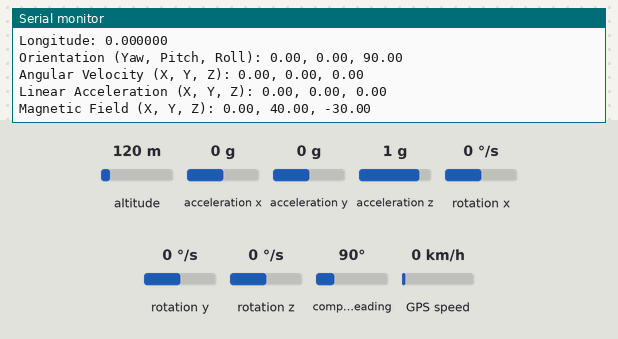
The sketch below on a simulated Arduino Mega 2560, built for the host (arithmetic inside an expression is 32-bit, double 64-bit). On the bench: the last lines printed to the serial monitor. The test bench sets the inputs (shaded band); at power-on: compass heading 90°, acceleration x 0 g, acceleration y 0 g, acceleration z 1 g, altitude 120 m, rotation x 0 °/s, rotation y 0 °/s, rotation z 0 °/s, GPS speed 0 km/h. The GPS gets a fix after 3 s at 37.7749, -122.4194 with 8 satellites.

Above: at 2.2 s.
2.3 s: compass heading set to 7°
At 2.37 s:
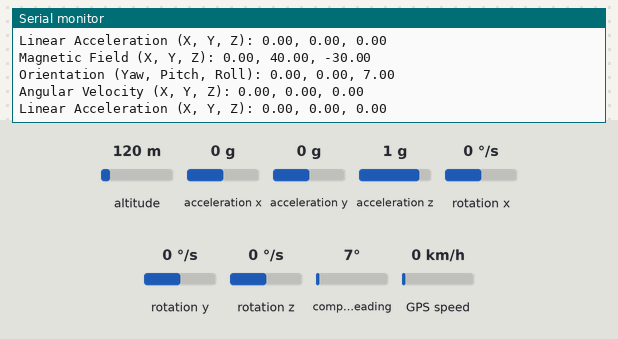
6.6 s: acceleration x set to -1.4 g
At 6.78 s:
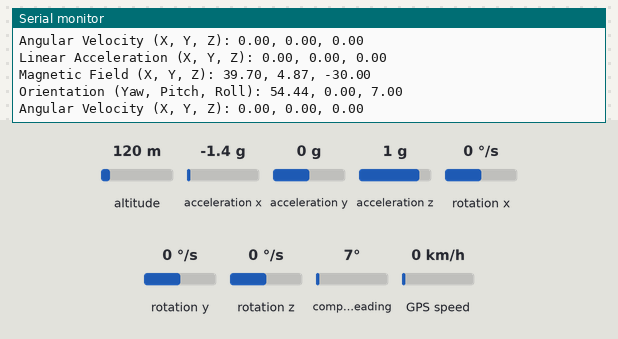
10.9 s: acceleration x set to 0 g
At 11.31 s:
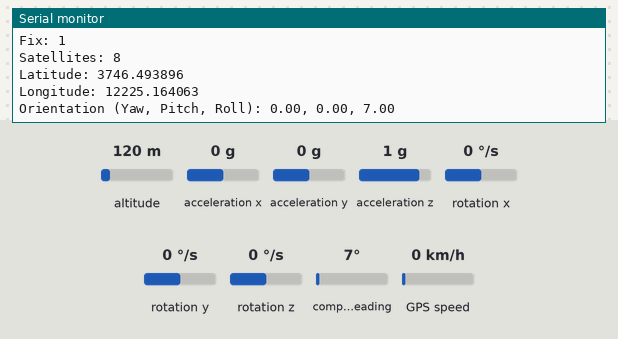
15.2 s: acceleration y set to -1.4 g
At 15.38 s:
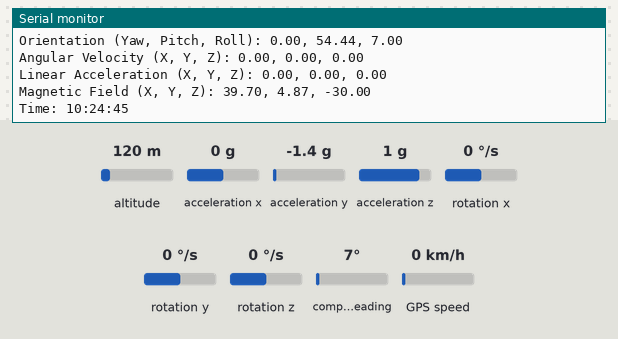
16.7 s: acceleration z set to -1.4 g
At 17.42 s:
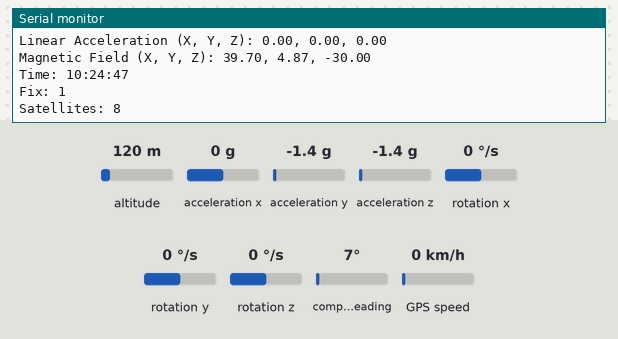
Timing chart, 0 to 19.2 s (numbered marks = the images above; inputs shaded):
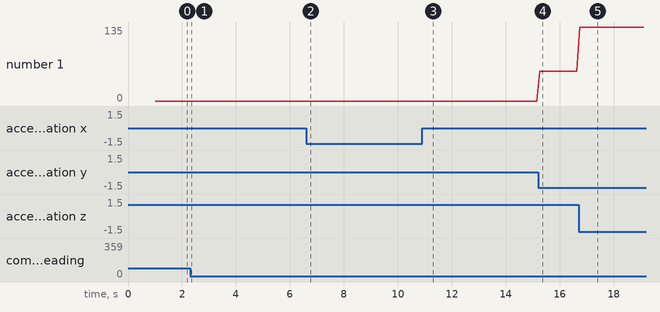

The sketch:

BeginIntegration.ino
```cpp
#include <Wire.h>
#include <Adafruit_Sensor.h>
#include <Adafruit_BNO055.h>
#include <utility/imumaths.h>
#include <Adafruit_GPS.h>

#define GPSSerial Serial1
Adafruit_GPS GPS(&GPSSerial);
Adafruit_BNO055 bno = Adafruit_BNO055(55, 0x28, &Wire1);

void setup(void)
{
  Serial.begin(115200);

  while (!Serial) delay(10);  // wait for serial port to open!
  if(!bno.begin())
  {
    /* There was a problem detecting the BNO055 ... check your connections */
    Serial.print("Ooops, no BNO055 detected ... Check your wiring or I2C ADDR!");
    while(1);
  }
  GPSSerial.begin(9600);
  delay(1000);

  bno.setExtCrystalUse(true);
}


void loop(void){
//IMU______________________________________________________________________
  // Orientation (Euler angles)
  sensors_event_t event;
  bno.getEvent(&event);
  Serial.print("Orientation (Yaw, Pitch, Roll): ");
  Serial.print(-event.orientation.y); Serial.print(", ");
  Serial.print(event.orientation.z); Serial.print(", ");
  Serial.println(event.orientation.x);

  // Angular velocity (rad/s)
  imu::Vector<3> gyro = bno.getVector(Adafruit_BNO055::VECTOR_GYROSCOPE);
  Serial.print("Angular Velocity (X, Y, Z): ");
  Serial.print(gyro.x()); Serial.print(", ");
  Serial.print(gyro.y()); Serial.print(", ");
  Serial.println(gyro.z());

  // Linear acceleration (m/s^2)
  imu::Vector<3> accel = bno.getVector(Adafruit_BNO055::VECTOR_LINEARACCEL);
  Serial.print("Linear Acceleration (X, Y, Z): ");
  Serial.print(accel.x()); Serial.print(", ");
  Serial.print(accel.y()); Serial.print(", ");
  Serial.println(accel.z());

  // Magnetic field (µT)
  imu::Vector<3> mag = bno.getVector(Adafruit_BNO055::VECTOR_MAGNETOMETER);
  Serial.print("Magnetic Field (X, Y, Z): ");
  Serial.print(mag.x()); Serial.print(", ");
  Serial.print(mag.y()); Serial.print(", ");
  Serial.println(mag.z());

  delay(100); // Slight delay for readability
//GPS ___________________________________________________________________________________

   GPS.read();
if (GPS.newNMEAreceived()) {
  if (GPS.parse(GPS.lastNMEA())) {
    // Only runs when a full sentence is parsed
    Serial.print("Time: ");
    Serial.print(GPS.hour); Serial.print(":");
    Serial.print(GPS.minute); Serial.print(":");
    Serial.println(GPS.seconds);

    Serial.print("Fix: "); Serial.println((int)GPS.fix);
    Serial.print("Satellites: "); Serial.println((int)GPS.satellites);
    Serial.print("Latitude: "); Serial.println(GPS.latitude, 6);
    Serial.print("Longitude: "); Serial.println(GPS.longitude, 6);
  }
}


    /*while (Serial.available()) {
    char c = Serial.read();
    GPSSerial.write(c);
  }
  while (GPSSerial.available()) {
    char c = GPSSerial.read();
    Serial.write(c);
  }
    Serial.println(); // Blank line between samples*/

}
```

Measured:
- after the input at 2.3 s, the serial monitor: prints a new line after 0.06 s (image 1)
- after the input at 6.6 s, the serial monitor: prints a new line after 0.06 s (image 2)
- after the input at 10.9 s, the serial monitor: prints a new line after 0.07 s (image 3)
- after the input at 15.2 s, the serial monitor: prints a new line after 0.07 s (image 4)
- after the input at 16.7 s, the serial monitor: prints a new line at once (image 5)
- plotted number 1: 0 → 54.44 after the input at 15.2 s, 54.44 → 135 after the input at 16.7 s
